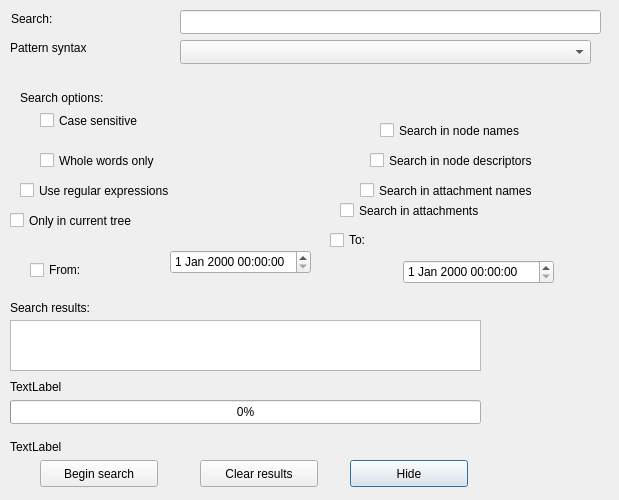
<?xml version="1.0" encoding="UTF-8"?>
<ui version="4.0">
 <class>TreeSearchDlg</class>
 <widget class="QDialog" name="TreeSearchDlg">
  <property name="geometry">
   <rect>
    <x>0</x>
    <y>0</y>
    <width>619</width>
    <height>500</height>
   </rect>
  </property>
  <property name="minimumSize">
   <size>
    <width>500</width>
    <height>500</height>
   </size>
  </property>
  <property name="maximumSize">
   <size>
    <width>800</width>
    <height>1200</height>
   </size>
  </property>
  <property name="windowTitle">
   <string>Search...</string>
  </property>
  <widget class="QProgressBar" name="m_progressBar">
   <property name="geometry">
    <rect>
     <x>10</x>
     <y>400</y>
     <width>471</width>
     <height>24</height>
    </rect>
   </property>
   <property name="minimumSize">
    <size>
     <width>100</width>
     <height>24</height>
    </size>
   </property>
   <property name="maximumSize">
    <size>
     <width>16777215</width>
     <height>24</height>
    </size>
   </property>
   <property name="autoFillBackground">
    <bool>true</bool>
   </property>
   <property name="value">
    <number>0</number>
   </property>
  </widget>
  <widget class="QTableWidget" name="m_SearchResults">
   <property name="geometry">
    <rect>
     <x>10</x>
     <y>320</y>
     <width>471</width>
     <height>51</height>
    </rect>
   </property>
  </widget>
  <widget class="QCheckBox" name="m_checkCurrentTree">
   <property name="geometry">
    <rect>
     <x>10</x>
     <y>210</y>
     <width>142</width>
     <height>21</height>
    </rect>
   </property>
   <property name="text">
    <string>Only in current tree</string>
   </property>
  </widget>
  <widget class="QCheckBox" name="m_checkSearchInAttach">
   <property name="geometry">
    <rect>
     <x>340</x>
     <y>200</y>
     <width>159</width>
     <height>21</height>
    </rect>
   </property>
   <property name="text">
    <string>Search in attachments</string>
   </property>
   <property name="checkable">
    <bool>true</bool>
   </property>
  </widget>
  <widget class="QCheckBox" name="m_checkSearchInANames">
   <property name="geometry">
    <rect>
     <x>360</x>
     <y>180</y>
     <width>193</width>
     <height>21</height>
    </rect>
   </property>
   <property name="text">
    <string>Search in attachment names</string>
   </property>
  </widget>
  <widget class="QCheckBox" name="m_checkSearchInDescriptor">
   <property name="geometry">
    <rect>
     <x>370</x>
     <y>150</y>
     <width>181</width>
     <height>21</height>
    </rect>
   </property>
   <property name="text">
    <string>Search in node descriptors</string>
   </property>
  </widget>
  <widget class="QCheckBox" name="m_checkSearchInNode">
   <property name="geometry">
    <rect>
     <x>380</x>
     <y>120</y>
     <width>152</width>
     <height>21</height>
    </rect>
   </property>
   <property name="maximumSize">
    <size>
     <width>16777215</width>
     <height>21</height>
    </size>
   </property>
   <property name="text">
    <string>Search in node names</string>
   </property>
  </widget>
  <widget class="QCheckBox" name="m_checkWholeWords">
   <property name="geometry">
    <rect>
     <x>40</x>
     <y>150</y>
     <width>128</width>
     <height>21</height>
    </rect>
   </property>
   <property name="text">
    <string>Whole words only</string>
   </property>
  </widget>
  <widget class="QCheckBox" name="m_checkRegExp">
   <property name="enabled">
    <bool>true</bool>
   </property>
   <property name="geometry">
    <rect>
     <x>20</x>
     <y>180</y>
     <width>164</width>
     <height>21</height>
    </rect>
   </property>
   <property name="text">
    <string>Use regular expressions</string>
   </property>
   <property name="checkable">
    <bool>true</bool>
   </property>
  </widget>
  <widget class="QCheckBox" name="m_checkCaseSensitive">
   <property name="geometry">
    <rect>
     <x>40</x>
     <y>110</y>
     <width>110</width>
     <height>21</height>
    </rect>
   </property>
   <property name="maximumSize">
    <size>
     <width>16777215</width>
     <height>21</height>
    </size>
   </property>
   <property name="text">
    <string>Case sensitive</string>
   </property>
  </widget>
  <widget class="QLabel" name="LblSearchOptions">
   <property name="geometry">
    <rect>
     <x>20</x>
     <y>90</y>
     <width>151</width>
     <height>16</height>
    </rect>
   </property>
   <property name="maximumSize">
    <size>
     <width>16777215</width>
     <height>16</height>
    </size>
   </property>
   <property name="text">
    <string>Search options:</string>
   </property>
  </widget>
  <widget class="QLabel" name="LblSearchResults">
   <property name="geometry">
    <rect>
     <x>10</x>
     <y>300</y>
     <width>241</width>
     <height>16</height>
    </rect>
   </property>
   <property name="maximumSize">
    <size>
     <width>16777215</width>
     <height>24</height>
    </size>
   </property>
   <property name="text">
    <string>Search results:</string>
   </property>
  </widget>
  <widget class="QLabel" name="LblFake">
   <property name="geometry">
    <rect>
     <x>10</x>
     <y>440</y>
     <width>56</width>
     <height>13</height>
    </rect>
   </property>
   <property name="minimumSize">
    <size>
     <width>0</width>
     <height>13</height>
    </size>
   </property>
   <property name="maximumSize">
    <size>
     <width>16777215</width>
     <height>13</height>
    </size>
   </property>
   <property name="text">
    <string>TextLabel</string>
   </property>
  </widget>
  <widget class="QLabel" name="LblFake2">
   <property name="geometry">
    <rect>
     <x>10</x>
     <y>380</y>
     <width>56</width>
     <height>13</height>
    </rect>
   </property>
   <property name="text">
    <string>TextLabel</string>
   </property>
  </widget>
  <widget class="QLabel" name="SearchLabel">
   <property name="geometry">
    <rect>
     <x>11</x>
     <y>11</y>
     <width>61</width>
     <height>16</height>
    </rect>
   </property>
   <property name="text">
    <string>Search:</string>
   </property>
  </widget>
  <widget class="QLineEdit" name="m_eSearchString">
   <property name="geometry">
    <rect>
     <x>180</x>
     <y>10</y>
     <width>421</width>
     <height>24</height>
    </rect>
   </property>
   <property name="minimumSize">
    <size>
     <width>421</width>
     <height>24</height>
    </size>
   </property>
   <property name="maximumSize">
    <size>
     <width>16777215</width>
     <height>24</height>
    </size>
   </property>
  </widget>
  <widget class="QPushButton" name="m_bHide">
   <property name="geometry">
    <rect>
     <x>350</x>
     <y>460</y>
     <width>118</width>
     <height>27</height>
    </rect>
   </property>
   <property name="minimumSize">
    <size>
     <width>118</width>
     <height>25</height>
    </size>
   </property>
   <property name="maximumSize">
    <size>
     <width>16777215</width>
     <height>27</height>
    </size>
   </property>
   <property name="text">
    <string>Hide</string>
   </property>
  </widget>
  <widget class="QPushButton" name="m_bClearResult">
   <property name="geometry">
    <rect>
     <x>200</x>
     <y>460</y>
     <width>118</width>
     <height>27</height>
    </rect>
   </property>
   <property name="minimumSize">
    <size>
     <width>118</width>
     <height>25</height>
    </size>
   </property>
   <property name="maximumSize">
    <size>
     <width>16777215</width>
     <height>27</height>
    </size>
   </property>
   <property name="text">
    <string>Clear results</string>
   </property>
  </widget>
  <widget class="QPushButton" name="m_bSearch">
   <property name="geometry">
    <rect>
     <x>40</x>
     <y>460</y>
     <width>118</width>
     <height>27</height>
    </rect>
   </property>
   <property name="minimumSize">
    <size>
     <width>118</width>
     <height>25</height>
    </size>
   </property>
   <property name="maximumSize">
    <size>
     <width>16777215</width>
     <height>27</height>
    </size>
   </property>
   <property name="text">
    <string>Begin search</string>
   </property>
  </widget>
  <widget class="QLabel" name="m_lblPatternSyntax">
   <property name="geometry">
    <rect>
     <x>10</x>
     <y>40</y>
     <width>111</width>
     <height>16</height>
    </rect>
   </property>
   <property name="text">
    <string>Pattern syntax</string>
   </property>
  </widget>
  <widget class="QComboBox" name="m_cmbPatternSyntax">
   <property name="geometry">
    <rect>
     <x>180</x>
     <y>40</y>
     <width>411</width>
     <height>24</height>
    </rect>
   </property>
  </widget>
  <widget class="QDateTimeEdit" name="m_dateTimeEdit_from">
   <property name="geometry">
    <rect>
     <x>170</x>
     <y>250</y>
     <width>141</width>
     <height>24</height>
    </rect>
   </property>
  </widget>
  <widget class="QDateTimeEdit" name="m_dateTimeEdit_to">
   <property name="geometry">
    <rect>
     <x>403</x>
     <y>260</y>
     <width>151</width>
     <height>24</height>
    </rect>
   </property>
  </widget>
  <widget class="QCheckBox" name="m_checkBoxFrom">
   <property name="geometry">
    <rect>
     <x>30</x>
     <y>260</y>
     <width>85</width>
     <height>20</height>
    </rect>
   </property>
   <property name="text">
    <string>From:</string>
   </property>
  </widget>
  <widget class="QCheckBox" name="m_checkBoxTo">
   <property name="geometry">
    <rect>
     <x>330</x>
     <y>230</y>
     <width>85</width>
     <height>20</height>
    </rect>
   </property>
   <property name="text">
    <string>To:</string>
   </property>
  </widget>
  <zorder>SearchLabel</zorder>
  <zorder>m_eSearchString</zorder>
  <zorder>m_bHide</zorder>
  <zorder>m_bClearResult</zorder>
  <zorder>m_bSearch</zorder>
  <zorder>m_SearchResults</zorder>
  <zorder>m_checkCurrentTree</zorder>
  <zorder>m_checkSearchInAttach</zorder>
  <zorder>m_checkSearchInANames</zorder>
  <zorder>m_checkSearchInDescriptor</zorder>
  <zorder>m_checkSearchInNode</zorder>
  <zorder>m_checkWholeWords</zorder>
  <zorder>m_checkRegExp</zorder>
  <zorder>m_checkCaseSensitive</zorder>
  <zorder>LblSearchOptions</zorder>
  <zorder>LblSearchResults</zorder>
  <zorder>LblFake</zorder>
  <zorder>m_progressBar</zorder>
  <zorder>LblFake2</zorder>
  <zorder>m_lblPatternSyntax</zorder>
  <zorder>m_cmbPatternSyntax</zorder>
  <zorder>m_dateTimeEdit_from</zorder>
  <zorder>m_dateTimeEdit_to</zorder>
  <zorder>m_checkBoxFrom</zorder>
  <zorder>m_checkBoxTo</zorder>
 </widget>
 <resources/>
 <connections/>
</ui>
